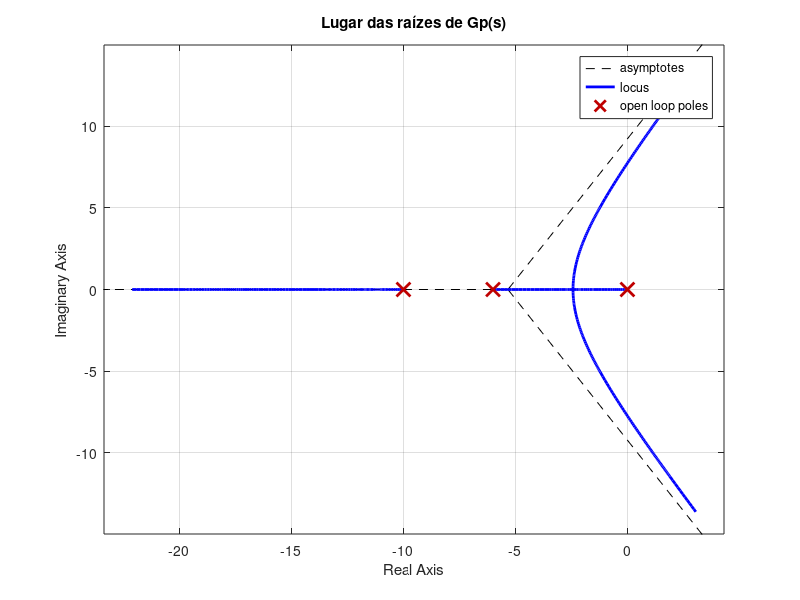
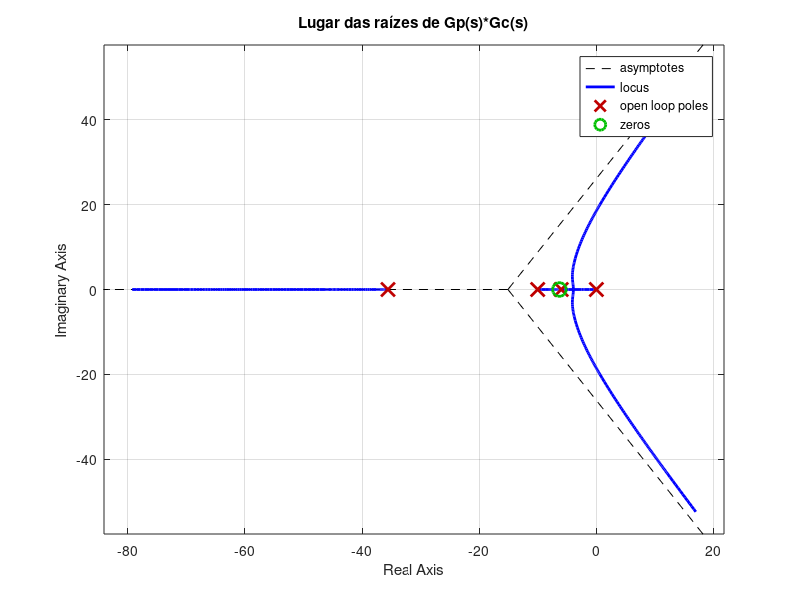
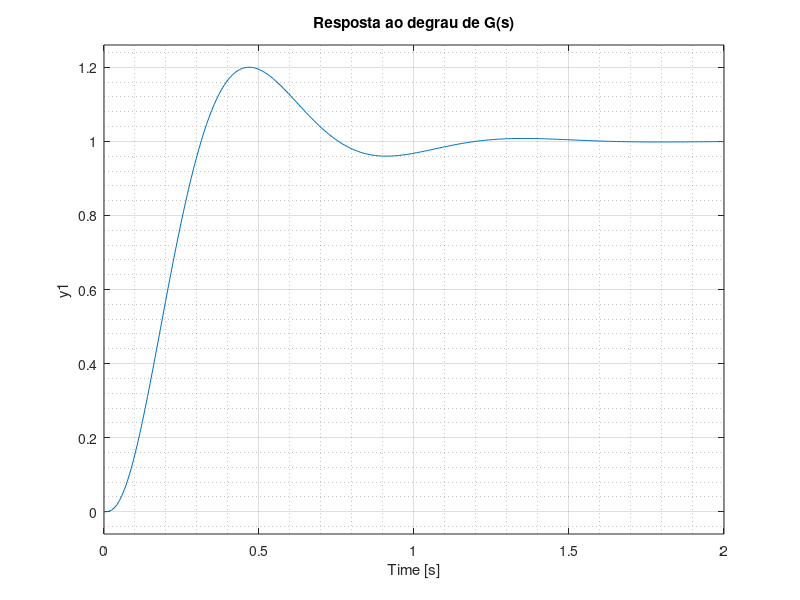
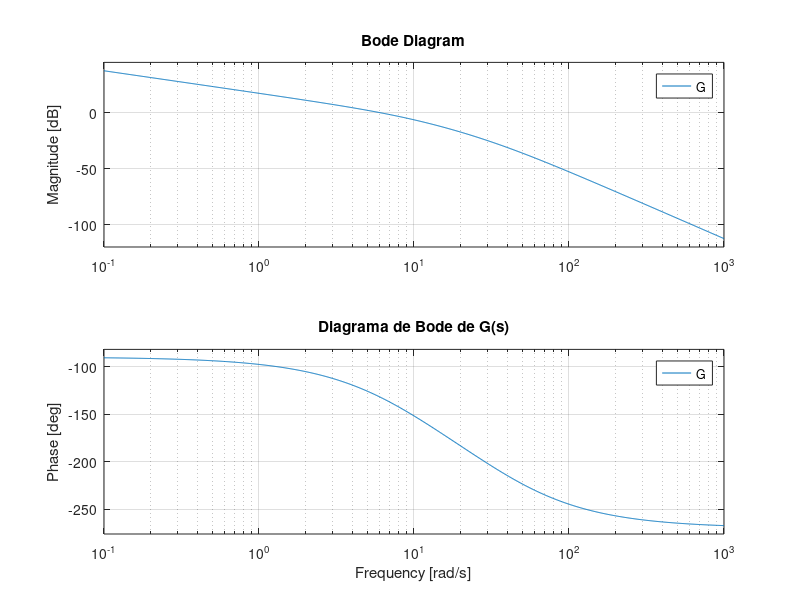

These charts were generated, in order, by the following MATLAB code:
% configuração das figuras
x0=100;
y0=100;
width=550;
height=400;
fontsize=10;


np =[1]
dp = conv([1 6 0],[1 10])
Gp = tf(np,dp)

figure(1)
set(gcf,'position',[x0,y0,width,height])
rlocus(Gp)
title('Lugar das raízes de Gp(s)')
set(gca,'FontSize',fontsize)
saveas(gcf,'f1-rlocus-gp.png')

nc = [1 6.3]
dc = [1 35.57]
Gc = tf(nc,dc)
k = 2459.85 %calculo da condição de módulo
k1 = 1050
G=k*Gc*Gp
gmf = G/(1+G)

figure(2)
set(gcf,'position',[x0,y0,width,height])
rlocus(Gc*Gp)
title('Lugar das raízes de Gp(s)*Gc(s)')
set(gca,'FontSize', fontsize)
saveas(gcf,'f2-rlocus-gp-gc.png')

figure(3)
set(gcf,'position',[x0,y0,width,height])
step(gmf)
title('Resposta ao degrau de G(s)')
set(gca,'FontSize',fontsize)
grid on
grid minor
saveas(gcf,'f3-step-g.png')

figure(4)
set(gcf,'position',[x0,y0,width,height])
bode(G)
title('Diagrama de Bode de G(s)')
set(gca,'FontSize',fontsize)
saveas(gcf,'f4-bode-gs.png')

%T=0.15/7.71
T=0.5/7.71
Gcz =c2d(k*Gc,T,'tustin')
Gpz =c2d(Gp,T,'tustin')
Gz = c2d(G,T,'tustin');
GmfZ = Gz/(1+Gz)

figure(5)
set(gcf,'position',[x0,y0,width,height])
step(GmfZ)
title('Resposta ao degrau de G(z) com k=2459.85')
set(gca,'FontSize',fontsize)
grid on
grid minor
saveas(gcf,'f5-step-gz-k2459.png')

figure(6)
set(gcf,'position',[x0,y0,width,height])
rlocus(Gz)
title('Lugar das raízes de G(z) com k=2459.85')
set(gca,'FontSize',fontsize)
saveas(gcf,'f6-rlocus-gz-k2459.png')

G1=k1*Gc*Gp
gmf1 = G1/(1+G1)

figure(7)
set(gcf,'position',[x0,y0,width,height])
step(gmf1)
title('Resposta ao degrau de G(s) com k=1050')
set(gca,'FontSize',fontsize)
grid on
grid minor
saveas(gcf,'f7-step-gs-k1050.png')

Gz1 = c2d(G1,T,'tustin');
GmfZ1 = Gz1/(1+Gz1)

figure(8)
set(gcf,'position',[x0,y0,width,height])
step(GmfZ1)
title('Resposta ao degrau de G(z) com k=1050')
set(gca,'FontSize',fontsize)
grid on
grid minor
saveas(gcf,'f8-step-gz-k1050.png')


